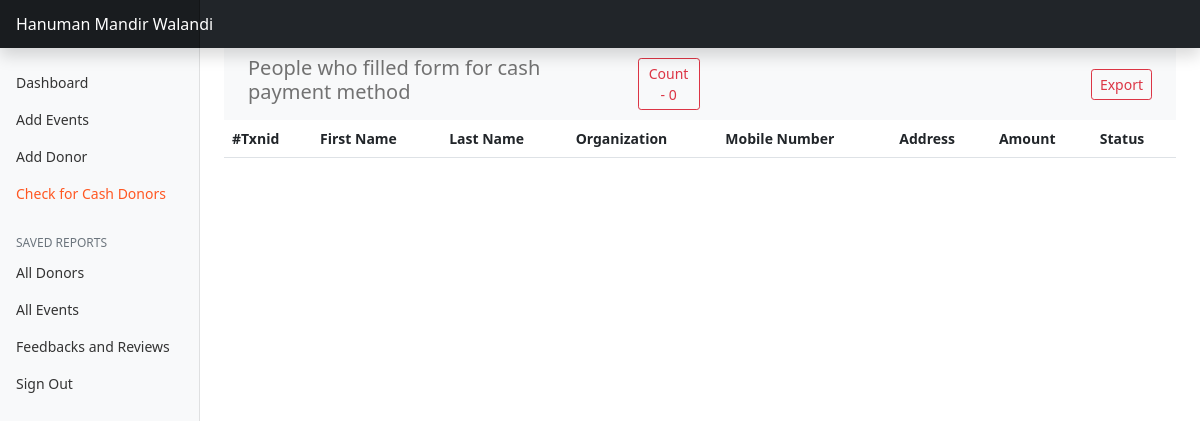
Before: /cashdonors (signed in) with the older database file.
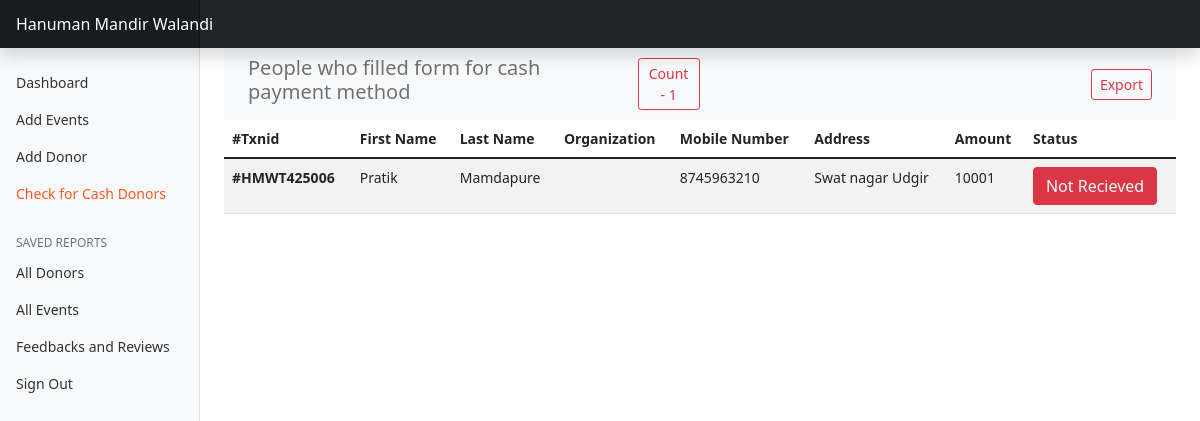
After: the same page with the newer database file.
### home/models.py (models this page shows, shortened)
class Donor(models.Model):
    donor_first_name = models.CharField(max_length=100)
    donor_last_name = models.CharField(max_length=100)
    donor_phone_number = models.CharField(max_length=12)
    donor_organization_name = models.CharField(max_length=100)
    donor_email = models.CharField(max_length=100)
    donor_address =models.CharField(max_length=300)
    donor_country = models.CharField(max_length=100)
    donor_state = models.CharField(max_length=100)
    donor_city = models.CharField(max_length=100)
    donor_zip = models.CharField(max_length=10)
    donor_amount = models.CharField(max_length=100)
    donor_txnid = models.CharField(max_length=20)
    donoration_time = models.CharField(max_length=50)
    payment_status = models.CharField(max_length=50)

### adminpanel/views1.py (the view)
# urls.py: path('cashdonors',views1.cashdonors),
@login_required(login_url='adminlogin')
def cashdonors(request):
    donors = Donor.objects.all()
    count = 0
    for i in donors[0:]:
        if(i.payment_status == 'pending'):
            count += 1
    params = {'donor':donors, 'range': range(len(donors)), 'count' : count}
    return render(request,'cashdonors.html',params)

### templates/cashdonors.html (shortened to what this page needs)
<!DOCTYPE html>
<html lang="en">
<head>
    <link href="https://cdn.jsdelivr.net/npm/bootstrap@5.1.3/dist/css/bootstrap.min.css" rel="stylesheet">
</head>
<body>
    <header class="navbar navbar-dark sticky-top bg-dark flex-md-nowrap p-0 shadow">
        <a class="navbar-brand col-md-3 col-lg-2 me-0 px-3" href="/">Hanuman Mandir Walandi</a>
      </header>
    <div class="container-fluid">
        <div class="row">
          <nav id="sidebarMenu" class="col-md-3 col-lg-2 d-md-block bg-light sidebar collapse">
            <div class="position-sticky pt-3">
              <ul class="nav flex-column">
                <li class="nav-item">
                  <a class="nav-link" aria-current="page" href="dashboard">
                    Dashboard
                  </a>
                </li>
                <li class="nav-item">
                  <a class="nav-link" href="#" data-bs-toggle="modal" data-bs-target="#exampleModal" data-bs-whatever="@mdo">
                    Add Events
                  </a>
                </li>
                <li class="nav-item">
                  <a class="nav-link" href="#" data-bs-toggle="modal" data-bs-target="#exampleModal1" data-bs-whatever="@mdo">
                    Add Donor
                  </a>
                </li>
                <li class="nav-item">
                  <a class="nav-link active" href="cashdonors">
                    Check for Cash Donors
                  </a>
                </li>
              </ul>
              <h6 class="sidebar-heading d-flex justify-content-between align-items-center px-3 mt-4 mb-1 text-muted">
                <span>Saved reports</span>
              </h6>
              <ul class="nav flex-column mb-2">
                <li class="nav-item">
                  <a class="nav-link" href="donors">
                    All Donors
                  </a>
                </li>
                <li class="nav-item">
                    <a class="nav-link" href="event">
                      All Events
                    </a>
                  </li>
                   <li class="nav-item">
                    <a class="nav-link" href="F_R">
                      Feedbacks and Reviews
                    </a>
                  </li>
                <li class="nav-item">
                  <a class="nav-link" href="signout">
                    Sign Out
                  </a>
                </li>
              </ul>
            </div>
          </nav>
           <main class="col-md-9 ms-sm-auto col-lg-10 px-md-4">
<table class="table table-striped">
<nav class="navbar navbar-expand-lg navbar-light bg-light">
  <div class="container-fluid">
      <h5 style="color: #727272;">People who filled form for cash payment method</h5>
      <button class="mx-5 btn btn-sm btn-outline-danger" type="button">Count - {{count}}</button>
    <div class="collapse navbar-collapse" id="navbarSupportedContent">
      <form class="d-flex">
        <button class="btn btn-sm btn-outline-danger" type="button">Export</button>
      </form>
    </div>
  </div>
</nav>
  <thead>
    <tr>
      <th scope="col">#Txnid</th>
      <th scope="col">First Name</th>
      <th scope="col">Last Name</th>
      <th scope="col">Organization</th>
      <th scope="col">Mobile Number</th>
      <th scope="col">Address</th>
      <th scope="col">Amount</th>
      <th scope="col">Status</th>
    </tr>
  </thead>
  <tbody>
  {% for i in donor|slice:"0:" %}
      {% if i.payment_status != 'success' %}
    <tr>
      <th scope="row">{{i.donor_txnid}}</th>
      <td>{{i.donor_first_name}}</td>
      <td>{{i.donor_last_name}}</td>
      <td>{{i.donor_organization_name}}</td>
      <td>{{i.donor_phone_number}}</td>
      <td>{{i.donor_address}}  {{i.donor_city}}</td>
      <td>{{i.donor_amount}}</td>
      <td><form method="post" action="cashRecieved">
      <button type="submit" class="btn btn-danger">Not Recieved</button>
      </form>
      </td>
    </tr>
    {% endif %}
    {% endfor %}
  </tbody>
</table>
</main>
          </div>
        </div>
</body>
</html>

Changed rows visible on the page:
added Donor: donor_txnid "#HMWT425006", donor_first_name "Pratik", donor_last_name "Mamdapure", donor_phone_number "8745963210", donor_address "Swat nagar", donor_city "Udgir", donor_amount "10001"
Other visible differences:
{{ count }}: "0" → "1"
